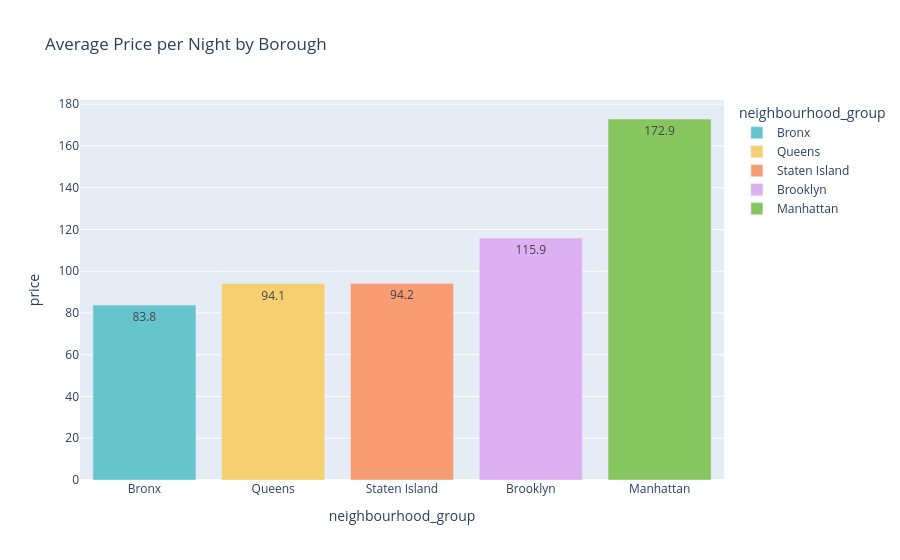

Here is the notebook cell this chart was saved with:
### Code cell
borough_prices = df.groupby('neighbourhood_group')['price'].mean().sort_values(ascending=True).reset_index()
borough_prices['price'] = borough_prices['price'].round(1)

px.bar(data_frame=borough_prices , x='neighbourhood_group' , y='price' , title='Average Price per Night by Borough' , text_auto=True ,color='neighbourhood_group',color_discrete_sequence=px.colors.qualitative.Pastel)

### Figure 1 — Plotly figure (JSON) as saved in the notebook; plotly's stock layout.template omitted (floating-point values rounded to 4 significant figures)
{"data": [{"hovertemplate": "neighbourhood_group=%{x}<br>price=%{y}<extra></extra>", "legendgroup": "Bronx", "marker": {"color": "rgb(102, 197, 204)", "pattern": {"shape": ""}}, "name": "Bronx", "orientation": "v", "showlegend": true, "textposition": "auto", "texttemplate": "%{y}", "type": "bar", "x": ["Bronx"], "xaxis": "x", "y": [83.8], "yaxis": "y"}, {"hovertemplate": "neighbourhood_group=%{x}<br>price=%{y}<extra></extra>", "legendgroup": "Queens", "marker": {"color": "rgb(246, 207, 113)", "pattern": {"shape": ""}}, "name": "Queens", "orientation": "v", "showlegend": true, "textposition": "auto", "texttemplate": "%{y}", "type": "bar", "x": ["Queens"], "xaxis": "x", "y": [94.1], "yaxis": "y"}, {"hovertemplate": "neighbourhood_group=%{x}<br>price=%{y}<extra></extra>", "legendgroup": "Staten Island", "marker": {"color": "rgb(248, 156, 116)", "pattern": {"shape": ""}}, "name": "Staten Island", "orientation": "v", "showlegend": true, "textposition": "auto", "texttemplate": "%{y}", "type": "bar", "x": ["Staten Island"], "xaxis": "x", "y": [94.2], "yaxis": "y"}, {"hovertemplate": "neighbourhood_group=%{x}<br>price=%{y}<extra></extra>", "legendgroup": "Brooklyn", "marker": {"color": "rgb(220, 176, 242)", "pattern": {"shape": ""}}, "name": "Brooklyn", "orientation": "v", "showlegend": true, "textposition": "auto", "texttemplate": "%{y}", "type": "bar", "x": ["Brooklyn"], "xaxis": "x", "y": [115.9], "yaxis": "y"}, {"hovertemplate": "neighbourhood_group=%{x}<br>price=%{y}<extra></extra>", "legendgroup": "Manhattan", "marker": {"color": "rgb(135, 197, 95)", "pattern": {"shape": ""}}, "name": "Manhattan", "orientation": "v", "showlegend": true, "textposition": "auto", "texttemplate": "%{y}", "type": "bar", "x": ["Manhattan"], "xaxis": "x", "y": [172.9], "yaxis": "y"}], "layout": {"barmode": "relative", "legend": {"title": {"text": "neighbourhood_group"}, "tracegroupgap": 0}, "title": {"text": "Average Price per Night by Borough"}, "xaxis": {"anchor": "y", "categoryarray": ["Bronx", "Queens", "Staten Island", "Brooklyn", "Manhattan"], "categoryorder": "array", "domain": [0, 1], "title": {"text": "neighbourhood_group"}}, "yaxis": {"anchor": "x", "domain": [0, 1], "title": {"text": "price"}}}}
